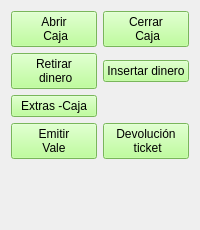
        <widget class="QWidget" name="page">
         <layout class="QGridLayout" name="gridLayout_12">
          <item row="0" column="0">
           <widget class="QPushButton" name="btnAbrirCaja">
            <property name="styleSheet">
             <string notr="true">background-color: rgb(170, 255, 127);</string>
            </property>
            <property name="text">
             <string>Abrir
 Caja</string>
            </property>
            <property name="icon">
             <iconset resource="../maya.qrc">
              <normaloff>:/Icons/PNG/abrecaja.png</normaloff>:/Icons/PNG/abrecaja.png</iconset>
            </property>
            <property name="iconSize">
             <size>
              <width>41</width>
              <height>41</height>
             </size>
            </property>
           </widget>
          </item>
          <item row="0" column="1">
           <widget class="QPushButton" name="btnCerrarCaja">
            <property name="styleSheet">
             <string notr="true">background-color: rgb(170, 255, 127);</string>
            </property>
            <property name="text">
             <string>Cerrar
 Caja</string>
            </property>
            <property name="icon">
             <iconset resource="../maya.qrc">
              <normaloff>:/Icons/PNG/abrecaja.png</normaloff>:/Icons/PNG/abrecaja.png</iconset>
            </property>
            <property name="iconSize">
             <size>
              <width>41</width>
              <height>41</height>
             </size>
            </property>
           </widget>
          </item>
          <item row="1" column="0">
           <widget class="QPushButton" name="btnRetirardinero">
            <property name="styleSheet">
             <string notr="true">background-color: rgb(170, 255, 127);</string>
            </property>
            <property name="text">
             <string>Retirar
 dinero</string>
            </property>
            <property name="icon">
             <iconset resource="../maya.qrc">
              <normaloff>:/Icons/PNG/borrar.png</normaloff>:/Icons/PNG/borrar.png</iconset>
            </property>
            <property name="iconSize">
             <size>
              <width>41</width>
              <height>41</height>
             </size>
            </property>
           </widget>
          </item>
          <item row="1" column="1">
           <widget class="QPushButton" name="btnInsertarDinero">
            <property name="styleSheet">
             <string notr="true">background-color: rgb(170, 255, 127);</string>
            </property>
            <property name="text">
             <string>Insertar dinero</string>
            </property>
            <property name="icon">
             <iconset resource="../maya.qrc">
              <normaloff>:/Icons/PNG/add.png</normaloff>:/Icons/PNG/add.png</iconset>
            </property>
            <property name="iconSize">
             <size>
              <width>41</width>
              <height>41</height>
             </size>
            </property>
           </widget>
          </item>
          <item row="3" column="0">
           <widget class="QPushButton" name="btnEmitirVale">
            <property name="styleSheet">
             <string notr="true">background-color: rgb(170, 255, 127);</string>
            </property>
            <property name="text">
             <string>Emitir
Vale</string>
            </property>
            <property name="icon">
             <iconset resource="../maya.qrc">
              <normaloff>:/Icons/PNG/reports.png</normaloff>:/Icons/PNG/reports.png</iconset>
            </property>
            <property name="iconSize">
             <size>
              <width>41</width>
              <height>41</height>
             </size>
            </property>
           </widget>
          </item>
          <item row="3" column="1">
           <widget class="QPushButton" name="btnDevolucionTicket">
            <property name="styleSheet">
             <string notr="true">background-color: rgb(170, 255, 127);</string>
            </property>
            <property name="text">
             <string>Devolución
 ticket</string>
            </property>
            <property name="icon">
             <iconset resource="../maya.qrc">
              <normaloff>:/Icons/PNG/undo2.png</normaloff>:/Icons/PNG/undo2.png</iconset>
            </property>
            <property name="iconSize">
             <size>
              <width>41</width>
              <height>41</height>
             </size>
            </property>
           </widget>
          </item>
          <item row="5" column="0">
           <spacer name="verticalSpacer">
            <property name="orientation">
             <enum>Qt::Vertical</enum>
            </property>
            <property name="sizeHint" stdset="0">
             <size>
              <width>20</width>
              <height>40</height>
             </size>
            </property>
           </spacer>
          </item>
          <item row="2" column="0">
           <widget class="QPushButton" name="btnExtrasCaja">
            <property name="styleSheet">
             <string notr="true">background-color: rgb(170, 255, 127);</string>
            </property>
            <property name="text">
             <string>Extras -Caja</string>
            </property>
            <property name="icon">
             <iconset resource="../maya.qrc">
              <normaloff>:/Icons/PNG/ventas2.png</normaloff>:/Icons/PNG/ventas2.png</iconset>
            </property>
            <property name="iconSize">
             <size>
              <width>41</width>
              <height>41</height>
             </size>
            </property>
           </widget>
          </item>
          <item row="6" column="0">
           <widget class="QLabel" name="label_54">
            <property name="maximumSize">
             <size>
              <width>160</width>
              <height>160</height>
             </size>
            </property>
            <property name="text">
             <string/>
            </property>
            <property name="pixmap">
             <pixmap resource="../maya.qrc">:/Icons/PNG/redfox.png</pixmap>
            </property>
            <property name="scaledContents">
             <bool>true</bool>
            </property>
           </widget>
          </item>
         </layout>
        </widget>
